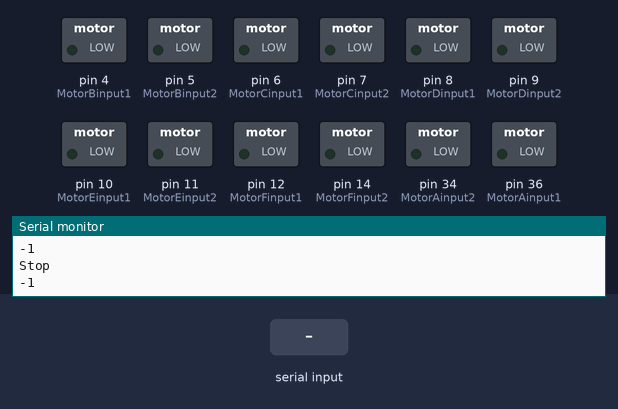
A sketch run on a simulated Arduino Mega 2560, built with avr-gcc and run on an emulated ATmega2560. Parts: switched loads named in the sketch (green lamp = pin HIGH), the last lines printed to the serial monitor. Inputs (shaded band) come from the test bench.

Above: at 1.2 s.
1.3 s: "2" received over Serial
At 2.2 s:
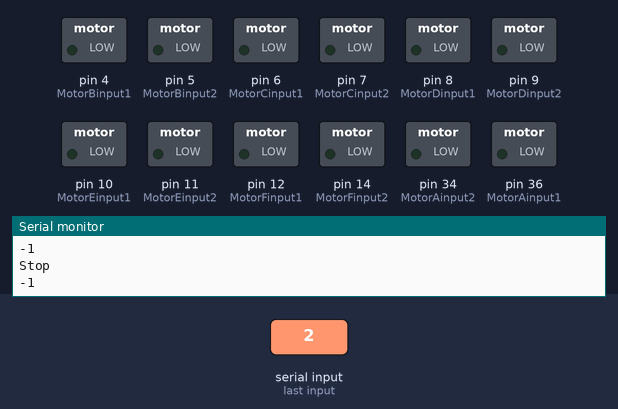
2.8 s: "1" received over Serial
At 3.6 s:
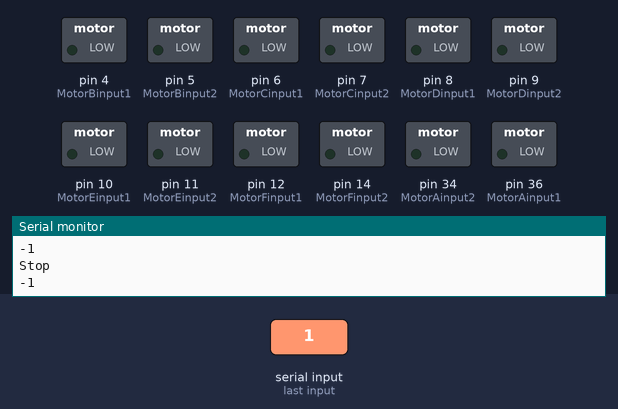
4.3 s: "3" received over Serial
At 5.1 s:
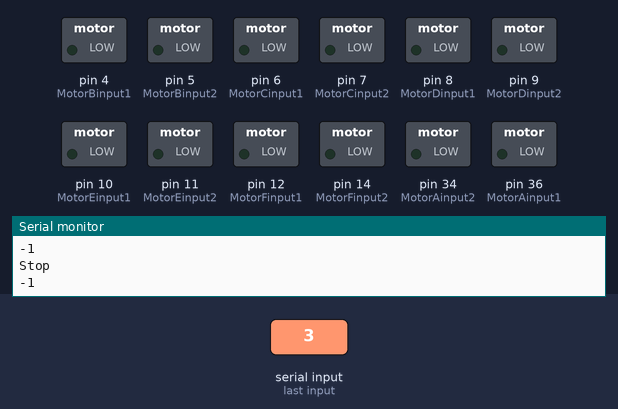
5.8 s: "4" received over Serial
At 6.6 s:
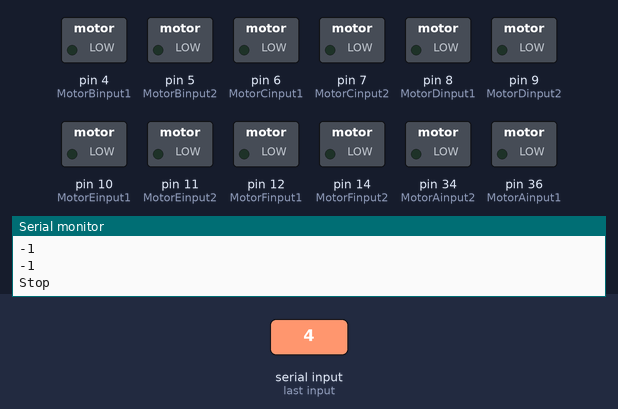
Timing chart, 0 to 8.3 s (numbered marks = the images above; inputs shaded):
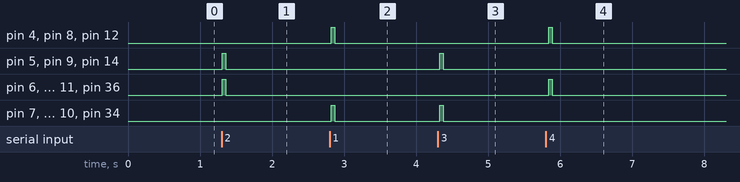

Measured:
- after the input at 1.3 s, pin 5 (MotorBinput2), pin 6 (MotorCinput1), pin 9 (MotorDinput2), pin 11 (MotorEinput2), pin 14 (MotorFinput2), pin 36 (MotorAinput1): LOW → HIGH at once, → LOW 0.05 s later
- after the input at 2.8 s, pin 4 (MotorBinput1), pin 7 (MotorCinput2), pin 8 (MotorDinput1), pin 10 (MotorEinput1), pin 12 (MotorFinput1), pin 34 (MotorAinput2): LOW → HIGH at once, → LOW 0.05 s later
- after the input at 4.3 s, pin 5 (MotorBinput2), pin 7 (MotorCinput2), pin 9 (MotorDinput2), pin 10 (MotorEinput1), pin 14 (MotorFinput2), pin 34 (MotorAinput2): LOW → HIGH at once, → LOW 0.05 s later
- after the input at 5.8 s, pin 4 (MotorBinput1), pin 6 (MotorCinput1), pin 8 (MotorDinput1), pin 11 (MotorEinput2), pin 12 (MotorFinput1), pin 36 (MotorAinput1): LOW → HIGH at once, → LOW 0.05 s later

The sketch:

FINAL_CODE__FBLRdriving_program_with_hc05_.ino
```cpp
int x=0;
void setup()
{

  const int MotorAinput1 = 36;
  const int MotorAinput2 = 34;
  const int MotorBinput1 = 4;
  const int MotorBinput2 = 5;
  const int MotorCinput1 = 6;
  const int MotorCinput2 = 7;
  const int MotorDinput1 = 8;
  const int MotorDinput2 = 9;
  const int MotorEinput1 = 10;
  const int MotorEinput2 = 11;
  const int MotorFinput1 = 12;
  const int MotorFinput2 = 14;
  pinMode(MotorAinput1, OUTPUT);
  pinMode(MotorAinput2, OUTPUT);
  pinMode(MotorBinput1, OUTPUT);
  pinMode(MotorBinput2, OUTPUT);
  pinMode(MotorCinput1, OUTPUT);
  pinMode(MotorCinput2, OUTPUT);
  pinMode(MotorDinput1, OUTPUT);
  pinMode(MotorDinput2, OUTPUT);
  pinMode(MotorEinput1, OUTPUT);
  pinMode(MotorEinput2, OUTPUT);
  pinMode(MotorFinput1, OUTPUT);
  pinMode(MotorFinput2, OUTPUT);
  Serial.begin(9600);

}

void loop(){

  if(Serial.available() > 0) // Checks whether data is comming from the serial port
  x = Serial.read(); // Reads the data from the serial port
  Serial.println(x);
  switch(x){
  //while(true)
    delay(150);
    case 50:                   //REVERSE
      Serial.println("Moving BACKWARD");
      Serial.println(x);
      digitalWrite(36,HIGH);
      digitalWrite(34,LOW);       //A
      digitalWrite(4,LOW);
      digitalWrite(5,HIGH);       //B
      digitalWrite(6,HIGH);
      digitalWrite(7,LOW);    //C
     digitalWrite(8,LOW);
     digitalWrite(9,HIGH);   //D
     digitalWrite(10,LOW);
      digitalWrite(11,HIGH);   //E
      digitalWrite(12,LOW);
      digitalWrite(14,HIGH);   //F
      delay(50);
      x = -1;
      break;
    case 49:                     //FORWARD
      Serial.println("Moving FORWARD");
      Serial.println(x);
      digitalWrite(36,LOW);
      digitalWrite(34,HIGH);      //A
      digitalWrite(4,HIGH);
      digitalWrite(5,LOW);     //B
      digitalWrite(6,LOW);
      digitalWrite(7,HIGH);     //C
      digitalWrite(8,HIGH);
      digitalWrite(9,LOW);     //D
      digitalWrite(10,HIGH);
      digitalWrite(11,LOW);     //E
      digitalWrite(12,HIGH);
      digitalWrite(14,LOW);     //F
      delay(50);
      x = -1;
      break;
    case 51:                     //Turn RIGHT
      Serial.println("Twist Right");
      Serial.println(x);
      digitalWrite(36,LOW);
      digitalWrite(34,HIGH);       //A
      digitalWrite(6,LOW);
      digitalWrite(7,HIGH);    //C
      digitalWrite(10,HIGH);
      digitalWrite(11,LOW);   //E
      digitalWrite(4,LOW);
      digitalWrite(5,HIGH);     //B
      digitalWrite(8,LOW);
      digitalWrite(9,HIGH);     //D
      digitalWrite(12,LOW);
      digitalWrite(14,HIGH);     //F
      delay(50);
      x = -1;
      break;
    case 52:                      //Rotate LEFT
     Serial.println("Twist Left");
      Serial.println(x);
      digitalWrite(36,HIGH);
      digitalWrite(34,LOW);      //A
      digitalWrite(6,HIGH);
      digitalWrite(7,LOW);     //C
      digitalWrite(10,LOW);
      digitalWrite(11,HIGH);     //E
      digitalWrite(4,HIGH);
      digitalWrite(5,LOW);       //B
      digitalWrite(8,HIGH);
      digitalWrite(9,LOW);   //D
      digitalWrite(12,HIGH);
      digitalWrite(14,LOW);   //F
      delay(50);
      x = -1;
      break;
    default:                     //STOP
      Serial.println("Stop");
      Serial.println(x);
      digitalWrite(36,LOW);
      digitalWrite(34,LOW);
      digitalWrite(4,LOW);
      digitalWrite(5,LOW);
      digitalWrite(6,LOW);
      digitalWrite(7,LOW);
      digitalWrite(8,LOW);
      digitalWrite(9,LOW);
      digitalWrite(10,LOW);
      digitalWrite(11,LOW);
      digitalWrite(12,LOW);
      digitalWrite(14,LOW);
      delay(50);
      x = -1;
      break;
      //x++;
  }
}
```
